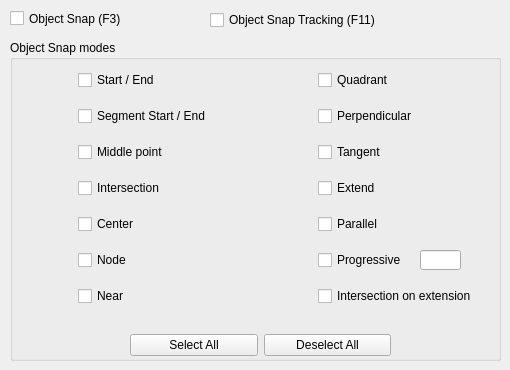
   <widget class="QWidget" name="tab_1">
    <attribute name="title">
     <string>Object Snap</string>
    </attribute>
    <widget class="QGroupBox" name="groupBox">
     <property name="geometry">
      <rect>
       <x>10</x>
       <y>40</y>
       <width>491</width>
       <height>321</height>
      </rect>
     </property>
     <property name="title">
      <string>Object Snap modes</string>
     </property>
     <widget class="QWidget" name="layoutWidget">
      <property name="geometry">
       <rect>
        <x>120</x>
        <y>290</y>
        <width>261</width>
        <height>30</height>
       </rect>
      </property>
      <layout class="QHBoxLayout" name="horizontalLayout_2">
       <item>
        <widget class="QPushButton" name="pushButton_SelectALL">
         <property name="text">
          <string>Select All</string>
         </property>
        </widget>
       </item>
       <item>
        <widget class="QPushButton" name="pushButton_DeSelectALL">
         <property name="text">
          <string>Deselect All</string>
         </property>
        </widget>
       </item>
      </layout>
     </widget>
     <widget class="QWidget" name="layoutWidget">
      <property name="geometry">
       <rect>
        <x>270</x>
        <y>20</y>
        <width>197</width>
        <height>261</height>
       </rect>
      </property>
      <layout class="QGridLayout" name="gridLayout">
       <item row="3" column="0">
        <widget class="QLabel" name="label_5">
         <property name="text">
          <string/>
         </property>
         <property name="pixmap">
          <pixmap resource="qad_dsettings.qrc">:/plugins/qad/icons/dsettings/OSNAP_EXTP.png</pixmap>
         </property>
        </widget>
       </item>
       <item row="4" column="0">
        <widget class="QLabel" name="label_13">
         <property name="text">
          <string/>
         </property>
         <property name="pixmap">
          <pixmap resource="qad_dsettings.qrc">:/plugins/qad/icons/dsettings/OSNAP_PARP.png</pixmap>
         </property>
        </widget>
       </item>
       <item row="5" column="0">
        <widget class="QLabel" name="label_14">
         <property name="text">
          <string/>
         </property>
         <property name="pixmap">
          <pixmap resource="qad_dsettings.qrc">:/plugins/qad/icons/dsettings/OSNAP_PROGP.png</pixmap>
         </property>
        </widget>
       </item>
       <item row="6" column="0">
        <widget class="QLabel" name="label_2">
         <property name="text">
          <string/>
         </property>
         <property name="pixmap">
          <pixmap resource="qad_dsettings.qrc">:/plugins/qad/icons/dsettings/OSNAP_EXTINT.png</pixmap>
         </property>
        </widget>
       </item>
       <item row="1" column="0">
        <widget class="QLabel" name="label_9">
         <property name="text">
          <string/>
         </property>
         <property name="pixmap">
          <pixmap resource="qad_dsettings.qrc">:/plugins/qad/icons/dsettings/OSNAP_PERP.png</pixmap>
         </property>
        </widget>
       </item>
       <item row="1" column="1">
        <widget class="QCheckBox" name="checkBox_PERP">
         <property name="toolTip">
          <string>&lt;!DOCTYPE HTML PUBLIC &quot;-//W3C//DTD HTML 4.0//EN&quot; &quot;http://www.w3.org/TR/REC-html40/strict.dtd&quot;&gt;
&lt;html&gt;&lt;head&gt;&lt;meta name=&quot;qrichtext&quot; content=&quot;1&quot; /&gt;&lt;style type=&quot;text/css&quot;&gt;
p, li { white-space: pre-wrap; }
&lt;/style&gt;&lt;/head&gt;&lt;body style=&quot; font-family:'MS Shell Dlg 2'; font-size:8.25pt; font-weight:400; font-style:normal;&quot;&gt;
&lt;p style=&quot; margin-top:12px; margin-bottom:12px; margin-left:0px; margin-right:0px; -qt-block-indent:0; text-indent:0px;&quot;&gt;Perpendicular OSnap: orthogonal projection of a given point on a segment.&lt;/p&gt;
&lt;p style=&quot; margin-top:12px; margin-bottom:12px; margin-left:0px; margin-right:0px; -qt-block-indent:0; text-indent:0px;&quot;&gt;&lt;img src=&quot;:/plugins/qad/icons/dsettings/OSNAP_ToolTIP_PERP.png&quot; /&gt;&lt;/p&gt;&lt;/body&gt;&lt;/html&gt;</string>
         </property>
         <property name="text">
          <string>Perpendicular</string>
         </property>
         <property name="tristate">
          <bool>false</bool>
         </property>
        </widget>
       </item>
       <item row="2" column="0">
        <widget class="QLabel" name="label_10">
         <property name="text">
          <string/>
         </property>
         <property name="pixmap">
          <pixmap resource="qad_dsettings.qrc">:/plugins/qad/icons/dsettings/OSNAP_TANP.png</pixmap>
         </property>
        </widget>
       </item>
       <item row="2" column="1">
        <widget class="QCheckBox" name="checkBox_TANP">
         <property name="toolTip">
          <string>&lt;!DOCTYPE HTML PUBLIC &quot;-//W3C//DTD HTML 4.0//EN&quot; &quot;http://www.w3.org/TR/REC-html40/strict.dtd&quot;&gt;
&lt;html&gt;&lt;head&gt;&lt;meta name=&quot;qrichtext&quot; content=&quot;1&quot; /&gt;&lt;style type=&quot;text/css&quot;&gt;
p, li { white-space: pre-wrap; }
&lt;/style&gt;&lt;/head&gt;&lt;body style=&quot; font-family:'MS Shell Dlg 2'; font-size:8.25pt; font-weight:400; font-style:normal;&quot;&gt;
&lt;p style=&quot; margin-top:12px; margin-bottom:12px; margin-left:0px; margin-right:0px; -qt-block-indent:0; text-indent:0px;&quot;&gt;tangent point on a curve of a line passing through a given point.&lt;/p&gt;
&lt;p style=&quot; margin-top:12px; margin-bottom:12px; margin-left:0px; margin-right:0px; -qt-block-indent:0; text-indent:0px;&quot;&gt;&lt;img src=&quot;:/plugins/qad/icons/dsettings/OSNAP_ToolTIP_TANP.png&quot; /&gt;&lt;/p&gt;&lt;/body&gt;&lt;/html&gt;</string>
         </property>
         <property name="text">
          <string>Tangent</string>
         </property>
         <property name="tristate">
          <bool>false</bool>
         </property>
        </widget>
       </item>
       <item row="3" column="1">
        <widget class="QCheckBox" name="checkBox_EXTP">
         <property name="toolTip">
          <string>&lt;!DOCTYPE HTML PUBLIC &quot;-//W3C//DTD HTML 4.0//EN&quot; &quot;http://www.w3.org/TR/REC-html40/strict.dtd&quot;&gt;
&lt;html&gt;&lt;head&gt;&lt;meta name=&quot;qrichtext&quot; content=&quot;1&quot; /&gt;&lt;style type=&quot;text/css&quot;&gt;
p, li { white-space: pre-wrap; }
&lt;/style&gt;&lt;/head&gt;&lt;body style=&quot; font-family:'MS Shell Dlg 2'; font-size:8.25pt; font-weight:400; font-style:normal;&quot;&gt;
&lt;p style=&quot; margin-top:12px; margin-bottom:12px; margin-left:0px; margin-right:0px; -qt-block-indent:0; text-indent:0px;&quot;&gt;Extension OSnap: point on the segment extension until the cursor position.&lt;/p&gt;
&lt;p style=&quot; margin-top:12px; margin-bottom:12px; margin-left:0px; margin-right:0px; -qt-block-indent:0; text-indent:0px;&quot;&gt;&lt;img src=&quot;:/plugins/qad/icons/dsettings/OSNAP_ToolTIP_EXTP.png&quot; /&gt;&lt;/p&gt;&lt;/body&gt;&lt;/html&gt;</string>
         </property>
         <property name="text">
          <string>Extend</string>
         </property>
         <property name="tristate">
          <bool>false</bool>
         </property>
        </widget>
       </item>
       <item row="4" column="1">
        <widget class="QCheckBox" name="checkBox_PARALP">
         <property name="toolTip">
          <string>&lt;!DOCTYPE HTML PUBLIC &quot;-//W3C//DTD HTML 4.0//EN&quot; &quot;http://www.w3.org/TR/REC-html40/strict.dtd&quot;&gt;
&lt;html&gt;&lt;head&gt;&lt;meta name=&quot;qrichtext&quot; content=&quot;1&quot; /&gt;&lt;style type=&quot;text/css&quot;&gt;
p, li { white-space: pre-wrap; }
&lt;/style&gt;&lt;/head&gt;&lt;body style=&quot; font-family:'MS Shell Dlg 2'; font-size:8.25pt; font-weight:400; font-style:normal;&quot;&gt;
&lt;p style=&quot; margin-top:12px; margin-bottom:12px; margin-left:0px; margin-right:0px; -qt-block-indent:0; text-indent:0px;&quot;&gt;&lt;span style=&quot; font-size:8pt;&quot;&gt;Parallel OSnap: point on a line, passing through a given point, parallel to a segment.&lt;/span&gt;&lt;/p&gt;
&lt;p style=&quot; margin-top:12px; margin-bottom:12px; margin-left:0px; margin-right:0px; -qt-block-indent:0; text-indent:0px;&quot;&gt;&lt;img src=&quot;:/plugins/qad/icons/dsettings/OSNAP_ToolTIP_PARLP.png&quot; /&gt;&lt;/p&gt;&lt;/body&gt;&lt;/html&gt;</string>
         </property>
         <property name="text">
          <string>Parallel</string>
         </property>
         <property name="tristate">
          <bool>false</bool>
         </property>
        </widget>
       </item>
       <item row="5" column="1">
        <widget class="QCheckBox" name="checkBox_PROGRESP">
         <property name="toolTip">
          <string>&lt;!DOCTYPE HTML PUBLIC &quot;-//W3C//DTD HTML 4.0//EN&quot; &quot;http://www.w3.org/TR/REC-html40/strict.dtd&quot;&gt;
&lt;html&gt;&lt;head&gt;&lt;meta name=&quot;qrichtext&quot; content=&quot;1&quot; /&gt;&lt;style type=&quot;text/css&quot;&gt;
p, li { white-space: pre-wrap; }
&lt;/style&gt;&lt;/head&gt;&lt;body style=&quot; font-family:'MS Shell Dlg 2'; font-size:8.25pt; font-weight:400; font-style:normal;&quot;&gt;
&lt;p style=&quot; margin-top:12px; margin-bottom:12px; margin-left:0px; margin-right:0px; -qt-block-indent:0; text-indent:0px;&quot;&gt;&lt;span style=&quot; font-size:8pt;&quot;&gt;Progressive OSnap: point at a given distance along a geometry line: from a vertex we can set a point at a distance measured along the geometry line.&lt;/span&gt;&lt;/p&gt;
&lt;p style=&quot; margin-top:12px; margin-bottom:12px; margin-left:0px; margin-right:0px; -qt-block-indent:0; text-indent:0px;&quot;&gt;&lt;img src=&quot;:/plugins/qad/icons/dsettings/OSNAP_ToolTIP_PROGRESP.png&quot; /&gt;&lt;/p&gt;&lt;/body&gt;&lt;/html&gt;</string>
         </property>
         <property name="text">
          <string>Progressive</string>
         </property>
         <property name="tristate">
          <bool>false</bool>
         </property>
        </widget>
       </item>
       <item row="6" column="1">
        <widget class="QCheckBox" name="checkBox_EXT_INT">
         <property name="toolTip">
          <string>&lt;!DOCTYPE HTML PUBLIC &quot;-//W3C//DTD HTML 4.0//EN&quot; &quot;http://www.w3.org/TR/REC-html40/strict.dtd&quot;&gt;
&lt;html&gt;&lt;head&gt;&lt;meta name=&quot;qrichtext&quot; content=&quot;1&quot; /&gt;&lt;style type=&quot;text/css&quot;&gt;
p, li { white-space: pre-wrap; }
&lt;/style&gt;&lt;/head&gt;&lt;body style=&quot; font-family:'MS Shell Dlg 2'; font-size:8.25pt; font-weight:400; font-style:normal;&quot;&gt;
&lt;p style=&quot; margin-top:12px; margin-bottom:12px; margin-left:0px; margin-right:0px; -qt-block-indent:0; text-indent:0px;&quot;&gt;&lt;span style=&quot; font-size:8pt;&quot;&gt;Intersection on extension OSnap: intersection point of the extensions of two segments.&lt;/span&gt;&lt;/p&gt;
&lt;p style=&quot; margin-top:12px; margin-bottom:12px; margin-left:0px; margin-right:0px; -qt-block-indent:0; text-indent:0px;&quot;&gt;&lt;img src=&quot;:/plugins/qad/icons/dsettings/OSNAP_ToolTIP_EXTINT.png&quot; /&gt;&lt;/p&gt;&lt;/body&gt;&lt;/html&gt;</string>
         </property>
         <property name="text">
          <string>Intersection on extension</string>
         </property>
        </widget>
       </item>
       <item row="0" column="1">
        <widget class="QCheckBox" name="checkBox_QUADP">
         <property name="toolTip">
          <string>&lt;!DOCTYPE HTML PUBLIC &quot;-//W3C//DTD HTML 4.0//EN&quot; &quot;http://www.w3.org/TR/REC-html40/strict.dtd&quot;&gt;
&lt;html&gt;&lt;head&gt;&lt;meta name=&quot;qrichtext&quot; content=&quot;1&quot; /&gt;&lt;style type=&quot;text/css&quot;&gt;
p, li { white-space: pre-wrap; }
&lt;/style&gt;&lt;/head&gt;&lt;body style=&quot; font-family:'MS Shell Dlg 2'; font-size:8.25pt; font-weight:400; font-style:normal;&quot;&gt;
&lt;p style=&quot; margin-top:12px; margin-bottom:12px; margin-left:0px; margin-right:0px; -qt-block-indent:0; text-indent:0px;&quot;&gt;Quadrant OSnap: intersections of the cartesian axis with a circumference of a circle or an arc.&lt;/p&gt;
&lt;p style=&quot; margin-top:12px; margin-bottom:12px; margin-left:0px; margin-right:0px; -qt-block-indent:0; text-indent:0px;&quot;&gt;&lt;img src=&quot;:/plugins/qad/icons/dsettings/OSNAP_ToolTIP_QUADP.png&quot; /&gt;&lt;/p&gt;&lt;/body&gt;&lt;/html&gt;</string>
         </property>
         <property name="text">
          <string>Quadrant</string>
         </property>
         <property name="tristate">
          <bool>false</bool>
         </property>
        </widget>
       </item>
       <item row="0" column="0">
        <widget class="QLabel" name="label_3">
         <property name="text">
          <string/>
         </property>
         <property name="pixmap">
          <pixmap resource="qad_dsettings.qrc">:/plugins/qad/icons/dsettings/OSNAP_QUADP.png</pixmap>
         </property>
        </widget>
       </item>
      </layout>
     </widget>
     <widget class="QLineEdit" name="lineEdit_ProgrDistance">
      <property name="geometry">
       <rect>
        <x>410</x>
        <y>210</y>
        <width>41</width>
        <height>20</height>
       </rect>
      </property>
     </widget>
     <widget class="QWidget" name="layoutWidget">
      <property name="geometry">
       <rect>
        <x>30</x>
        <y>20</y>
        <width>171</width>
        <height>261</height>
       </rect>
      </property>
      <layout class="QGridLayout" name="gridLayout_2" columnstretch="0,0">
       <property name="sizeConstraint">
        <enum>QLayout::SetMinimumSize</enum>
       </property>
       <item row="0" column="1">
        <widget class="QCheckBox" name="checkBox_END_PLINE">
         <property name="toolTip">
          <string>&lt;!DOCTYPE HTML PUBLIC &quot;-//W3C//DTD HTML 4.0//EN&quot; &quot;http://www.w3.org/TR/REC-html40/strict.dtd&quot;&gt;
&lt;html&gt;&lt;head&gt;&lt;meta name=&quot;qrichtext&quot; content=&quot;1&quot; /&gt;&lt;style type=&quot;text/css&quot;&gt;
p, li { white-space: pre-wrap; }
&lt;/style&gt;&lt;/head&gt;&lt;body style=&quot; font-family:'MS Shell Dlg 2'; font-size:8.25pt; font-weight:400; font-style:normal;&quot;&gt;
&lt;p style=&quot; margin-top:12px; margin-bottom:12px; margin-left:0px; margin-right:0px; -qt-block-indent:0; text-indent:0px;&quot;&gt;&lt;span style=&quot; font-size:8pt;&quot;&gt;Start / End OSnap: starting and ending vertices of a linear geometry.&lt;/span&gt;&lt;/p&gt;
&lt;p style=&quot; margin-top:12px; margin-bottom:12px; margin-left:0px; margin-right:0px; -qt-block-indent:0; text-indent:0px;&quot;&gt;&lt;img src=&quot;:/plugins/qad/icons/dsettings/OSNAP_ToolTIP_END_PLINE.png&quot; /&gt;&lt;/p&gt;&lt;/body&gt;&lt;/html&gt;</string>
         </property>
         <property name="text">
          <string>Start / End</string>
         </property>
        </widget>
       </item>
       <item row="1" column="0">
        <widget class="QLabel" name="label_ENDP">
         <property name="text">
          <string/>
         </property>
         <property name="pixmap">
          <pixmap resource="qad_dsettings.qrc">:/plugins/qad/icons/dsettings/OSNAP_ENDP.png</pixmap>
         </property>
        </widget>
       </item>
       <item row="1" column="1">
        <widget class="QCheckBox" name="checkBox_ENDP">
         <property name="toolTip">
          <string comment="aa" extracomment="aa">&lt;!DOCTYPE HTML PUBLIC &quot;-//W3C//DTD HTML 4.0//EN&quot; &quot;http://www.w3.org/TR/REC-html40/strict.dtd&quot;&gt;
&lt;html&gt;&lt;head&gt;&lt;meta name=&quot;qrichtext&quot; content=&quot;1&quot; /&gt;&lt;style type=&quot;text/css&quot;&gt;
p, li { white-space: pre-wrap; }
&lt;/style&gt;&lt;/head&gt;&lt;body style=&quot; font-family:'MS Shell Dlg 2'; font-size:8.25pt; font-weight:400; font-style:normal;&quot;&gt;
&lt;p style=&quot; margin-top:12px; margin-bottom:12px; margin-left:0px; margin-right:0px; -qt-block-indent:0; text-indent:0px;&quot;&gt;Start / End segment OSnap: starting and ending vertices of each segment of a geometry.&lt;/p&gt;
&lt;p style=&quot; margin-top:12px; margin-bottom:12px; margin-left:0px; margin-right:0px; -qt-block-indent:0; text-indent:0px;&quot;&gt;&lt;img src=&quot;:/plugins/qad/icons/dsettings/OSNAP_ToolTIP_ENDP.png&quot; /&gt;&lt;/p&gt;&lt;/body&gt;&lt;/html&gt;</string>
         </property>
         <property name="text">
          <string>Segment Start / End</string>
         </property>
         <property name="tristate">
          <bool>false</bool>
         </property>
        </widget>
       </item>
       <item row="2" column="0">
        <widget class="QLabel" name="label_MIDP">
         <property name="text">
          <string/>
         </property>
         <property name="pixmap">
          <pixmap resource="qad_dsettings.qrc">:/plugins/qad/icons/dsettings/OSNAP_MEDP.png</pixmap>
         </property>
        </widget>
       </item>
       <item row="2" column="1">
        <widget class="QCheckBox" name="checkBox_MIDP">
         <property name="toolTip">
          <string>&lt;!DOCTYPE HTML PUBLIC &quot;-//W3C//DTD HTML 4.0//EN&quot; &quot;http://www.w3.org/TR/REC-html40/strict.dtd&quot;&gt;
&lt;html&gt;&lt;head&gt;&lt;meta name=&quot;qrichtext&quot; content=&quot;1&quot; /&gt;&lt;style type=&quot;text/css&quot;&gt;
p, li { white-space: pre-wrap; }
&lt;/style&gt;&lt;/head&gt;&lt;body style=&quot; font-family:'MS Shell Dlg 2'; font-size:8.25pt; font-weight:400; font-style:normal;&quot;&gt;
&lt;p style=&quot; margin-top:12px; margin-bottom:12px; margin-left:0px; margin-right:0px; -qt-block-indent:0; text-indent:0px;&quot;&gt;Middle point OSnap: middle point of each segment of a geometry.&lt;/p&gt;
&lt;p style=&quot; margin-top:12px; margin-bottom:12px; margin-left:0px; margin-right:0px; -qt-block-indent:0; text-indent:0px;&quot;&gt;&lt;img src=&quot;:/plugins/qad/icons/dsettings/OSNAP_ToolTIP_MIDP.png&quot; /&gt;&lt;/p&gt;&lt;/body&gt;&lt;/html&gt;</string>
         </property>
         <property name="text">
          <string>Middle point</string>
         </property>
         <property name="tristate">
          <bool>false</bool>
         </property>
        </widget>
       </item>
       <item row="3" column="0">
        <widget class="QLabel" name="label_4">
         <property name="text">
          <string/>
         </property>
         <property name="pixmap">
          <pixmap resource="qad_dsettings.qrc">:/plugins/qad/icons/dsettings/OSNAP_INTP.png</pixmap>
         </property>
        </widget>
       </item>
       <item row="3" column="1">
        <widget class="QCheckBox" name="checkBox_INTP">
         <property name="toolTip">
          <string>&lt;!DOCTYPE HTML PUBLIC &quot;-//W3C//DTD HTML 4.0//EN&quot; &quot;http://www.w3.org/TR/REC-html40/strict.dtd&quot;&gt;
&lt;html&gt;&lt;head&gt;&lt;meta name=&quot;qrichtext&quot; content=&quot;1&quot; /&gt;&lt;style type=&quot;text/css&quot;&gt;
p, li { white-space: pre-wrap; }
&lt;/style&gt;&lt;/head&gt;&lt;body style=&quot; font-family:'MS Shell Dlg 2'; font-size:8.25pt; font-weight:400; font-style:normal;&quot;&gt;
&lt;p style=&quot; margin-top:12px; margin-bottom:12px; margin-left:0px; margin-right:0px; -qt-block-indent:0; text-indent:0px;&quot;&gt;Intersection OSnap: intersection between two segments.&lt;/p&gt;
&lt;p style=&quot; margin-top:12px; margin-bottom:12px; margin-left:0px; margin-right:0px; -qt-block-indent:0; text-indent:0px;&quot;&gt;&lt;img src=&quot;:/plugins/qad/icons/dsettings/OSNAP_ToolTIP_INTP.png&quot; /&gt;&lt;/p&gt;&lt;/body&gt;&lt;/html&gt;</string>
         </property>
         <property name="text">
          <string>Intersection</string>
         </property>
         <property name="tristate">
          <bool>false</bool>
         </property>
        </widget>
       </item>
       <item row="4" column="0">
        <widget class="QLabel" name="label_6">
         <property name="text">
          <string/>
         </property>
         <property name="pixmap">
          <pixmap resource="qad_dsettings.qrc">:/plugins/qad/icons/dsettings/OSNAP_CENP.png</pixmap>
         </property>
        </widget>
       </item>
       <item row="4" column="1">
        <widget class="QCheckBox" name="checkBox_CENP">
         <property name="toolTip">
          <string>&lt;!DOCTYPE HTML PUBLIC &quot;-//W3C//DTD HTML 4.0//EN&quot; &quot;http://www.w3.org/TR/REC-html40/strict.dtd&quot;&gt;
&lt;html&gt;&lt;head&gt;&lt;meta name=&quot;qrichtext&quot; content=&quot;1&quot; /&gt;&lt;style type=&quot;text/css&quot;&gt;
p, li { white-space: pre-wrap; }
&lt;/style&gt;&lt;/head&gt;&lt;body style=&quot; font-family:'MS Shell Dlg 2'; font-size:8.25pt; font-weight:400; font-style:normal;&quot;&gt;
&lt;p style=&quot; margin-top:12px; margin-bottom:12px; margin-left:0px; margin-right:0px; -qt-block-indent:0; text-indent:0px;&quot;&gt;Center OSnap: center of a circle or arc or centroid of an areal geometry.&lt;/p&gt;
&lt;p style=&quot; margin-top:12px; margin-bottom:12px; margin-left:0px; margin-right:0px; -qt-block-indent:0; text-indent:0px;&quot;&gt;&lt;img src=&quot;:/plugins/qad/icons/dsettings/OSNAP_ToolTIP_CENP.png&quot; /&gt;&lt;/p&gt;&lt;/body&gt;&lt;/html&gt;</string>
         </property>
         <property name="text">
          <string>Center</string>
         </property>
         <property name="tristate">
          <bool>false</bool>
         </property>
        </widget>
       </item>
       <item row="5" column="0">
        <widget class="QLabel" name="label_7">
         <property name="text">
          <string/>
         </property>
         <property name="pixmap">
          <pixmap resource="qad_dsettings.qrc">:/plugins/qad/icons/dsettings/OSNAP_NODP.png</pixmap>
         </property>
         <property name="scaledContents">
          <bool>false</bool>
         </property>
        </widget>
       </item>
       <item row="5" column="1">
        <widget class="QCheckBox" name="checkBox_NODP">
         <property name="toolTip">
          <string>&lt;!DOCTYPE HTML PUBLIC &quot;-//W3C//DTD HTML 4.0//EN&quot; &quot;http://www.w3.org/TR/REC-html40/strict.dtd&quot;&gt;
&lt;html&gt;&lt;head&gt;&lt;meta name=&quot;qrichtext&quot; content=&quot;1&quot; /&gt;&lt;style type=&quot;text/css&quot;&gt;
p, li { white-space: pre-wrap; }
&lt;/style&gt;&lt;/head&gt;&lt;body style=&quot; font-family:'MS Shell Dlg 2'; font-size:8.25pt; font-weight:400; font-style:normal;&quot;&gt;
&lt;p style=&quot; margin-top:12px; margin-bottom:12px; margin-left:0px; margin-right:0px; -qt-block-indent:0; text-indent:0px;&quot;&gt;Node OSnap: coordinate of a punctual geometry.&lt;/p&gt;
&lt;p style=&quot; margin-top:12px; margin-bottom:12px; margin-left:0px; margin-right:0px; -qt-block-indent:0; text-indent:0px;&quot;&gt;&lt;img src=&quot;:/plugins/qad/icons/dsettings/OSNAP_ToolTIP_NODP.png&quot; /&gt;&lt;/p&gt;&lt;/body&gt;&lt;/html&gt;</string>
         </property>
         <property name="text">
          <string>Node</string>
         </property>
         <property name="tristate">
          <bool>false</bool>
         </property>
        </widget>
       </item>
       <item row="6" column="0">
        <widget class="QLabel" name="label_11">
         <property name="text">
          <string/>
         </property>
         <property name="pixmap">
          <pixmap resource="qad_dsettings.qrc">:/plugins/qad/icons/dsettings/OSNAP_NEARP.png</pixmap>
         </property>
        </widget>
       </item>
       <item row="6" column="1">
        <widget class="QCheckBox" name="checkBox_NEARP">
         <property name="toolTip">
          <string>&lt;!DOCTYPE HTML PUBLIC &quot;-//W3C//DTD HTML 4.0//EN&quot; &quot;http://www.w3.org/TR/REC-html40/strict.dtd&quot;&gt;
&lt;html&gt;&lt;head&gt;&lt;meta name=&quot;qrichtext&quot; content=&quot;1&quot; /&gt;&lt;style type=&quot;text/css&quot;&gt;
p, li { white-space: pre-wrap; }
&lt;/style&gt;&lt;/head&gt;&lt;body style=&quot; font-family:'MS Shell Dlg 2'; font-size:8.25pt; font-weight:400; font-style:normal;&quot;&gt;
&lt;p style=&quot; margin-top:12px; margin-bottom:12px; margin-left:0px; margin-right:0px; -qt-block-indent:0; text-indent:0px;&quot;&gt;Near OSnap: point of a segment close to the cursor position.&lt;/p&gt;
&lt;p style=&quot; margin-top:12px; margin-bottom:12px; margin-left:0px; margin-right:0px; -qt-block-indent:0; text-indent:0px;&quot;&gt;&lt;img src=&quot;:/plugins/qad/icons/dsettings/OSNAP_ToolTIP_NEARP.png&quot; /&gt;&lt;/p&gt;&lt;/body&gt;&lt;/html&gt;</string>
         </property>
         <property name="text">
          <string>Near</string>
         </property>
         <property name="tristate">
          <bool>false</bool>
         </property>
        </widget>
       </item>
       <item row="0" column="0">
        <widget class="QLabel" name="label_8">
         <property name="text">
          <string/>
         </property>
         <property name="pixmap">
          <pixmap resource="qad_dsettings.qrc">:/plugins/qad/icons/dsettings/OSNAP_ENDP.png</pixmap>
         </property>
        </widget>
       </item>
      </layout>
     </widget>
    </widget>
    <widget class="QCheckBox" name="checkBox_IsOsnapON">
     <property name="geometry">
      <rect>
       <x>10</x>
       <y>10</y>
       <width>191</width>
       <height>17</height>
      </rect>
     </property>
     <property name="toolTip">
      <string>&lt;html&gt;&lt;head/&gt;&lt;body&gt;&lt;p&gt;Turns object snap on and off. The selected object snap modes are active when the object snap is activated (system variable OSMODE).&lt;/p&gt;&lt;/body&gt;&lt;/html&gt;</string>
     </property>
     <property name="text">
      <string>Object Snap (F3)</string>
     </property>
    </widget>
    <widget class="QCheckBox" name="checkBox_ObjectSnapTracking">
     <property name="geometry">
      <rect>
       <x>210</x>
       <y>10</y>
       <width>251</width>
       <height>20</height>
      </rect>
     </property>
     <property name="toolTip">
      <string>&lt;html&gt;&lt;head/&gt;&lt;body&gt;&lt;p&gt;Turns object snap tracking on and off. Using the object snap tracking, the cursor can track along alignment paths that are based on object snap points. To use the object snap tracking, select one or more object snap (system variable AUTOSNAP).&lt;/p&gt;&lt;/body&gt;&lt;/html&gt;</string>
     </property>
     <property name="text">
      <string>Object Snap Tracking (F11)</string>
     </property>
    </widget>
   </widget>
